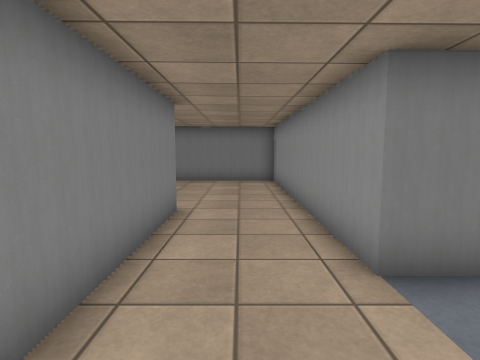
View 1 (above)

20 first-person views from a walk through a 3-D level made in the Unity game engine. The camera is 1.3 m above the floor, tilts 6° down and sees 80° across. The floor is counted in squares, 0.9 m on a side. Each view is taken from the middle of a square. On the plan, view 1 faces up. The plan holds only what a view shows up to about 14 squares ahead; the rest is blank. The place goes on beyond the plan. The player is left out. Some animated figures are left out. Some surface patterns are stand-ins.

View 2
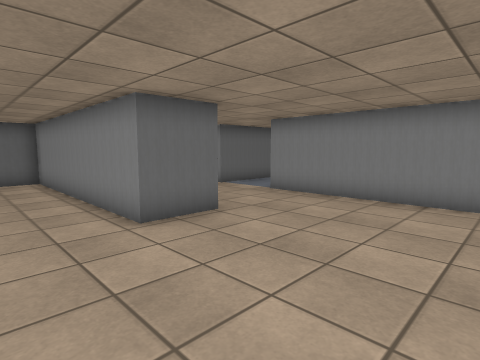

View 3
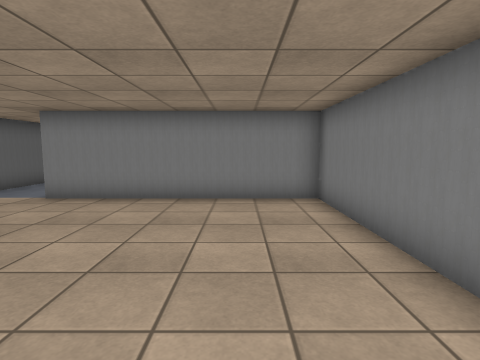

View 4
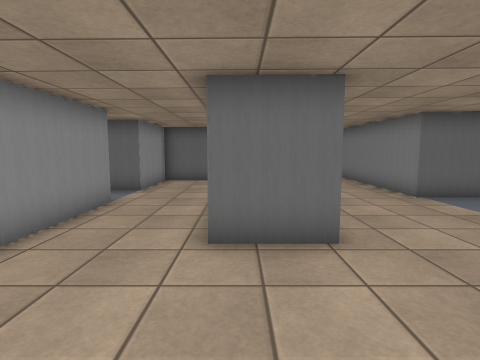

View 5
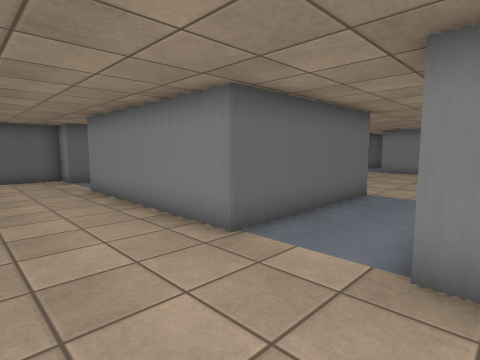

View 6
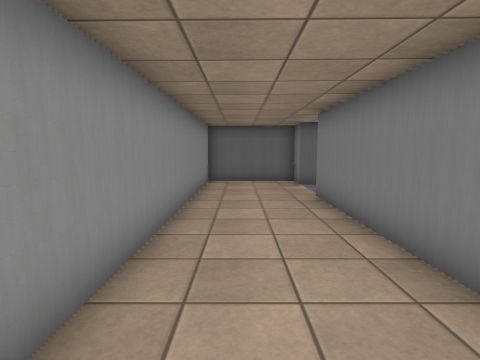

View 7
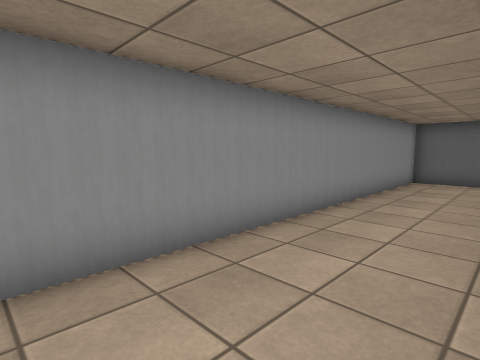

View 8
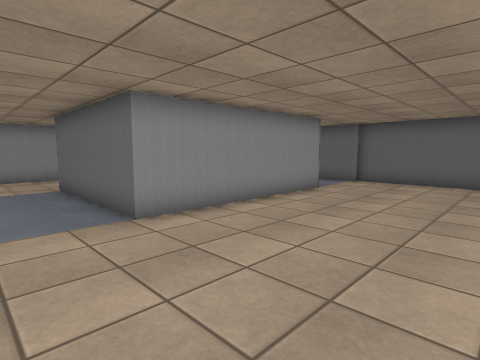

View 9
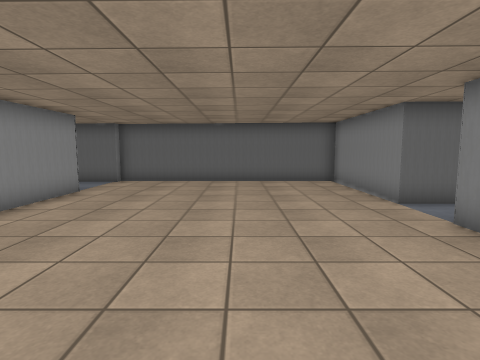

View 10
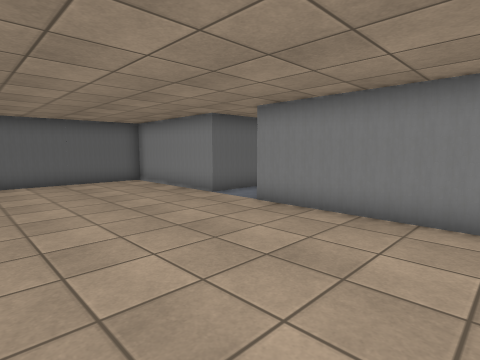

View 11
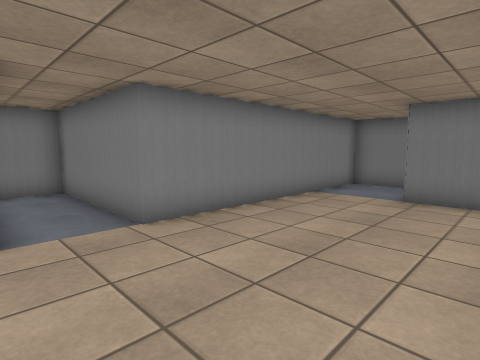

View 12
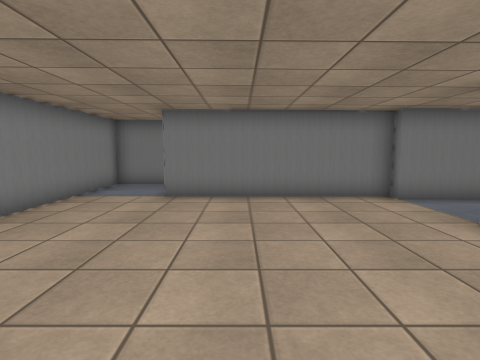

View 13
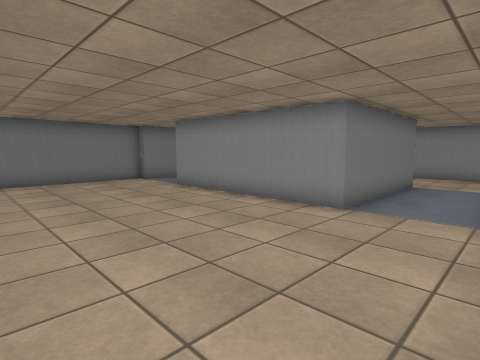

View 14
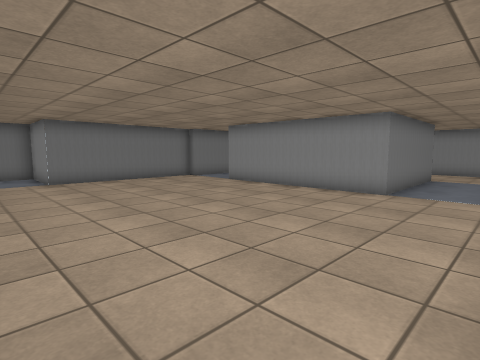

View 15
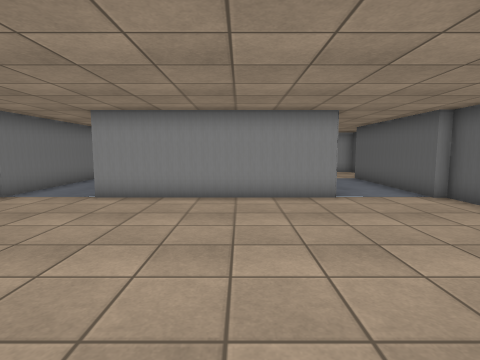

View 16
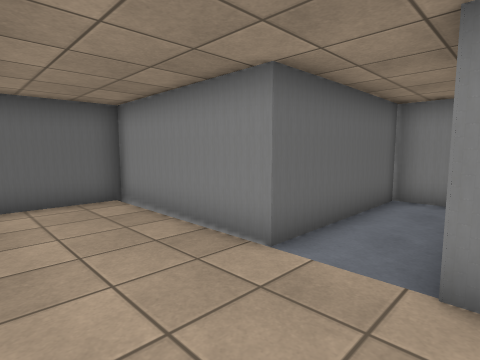

View 17
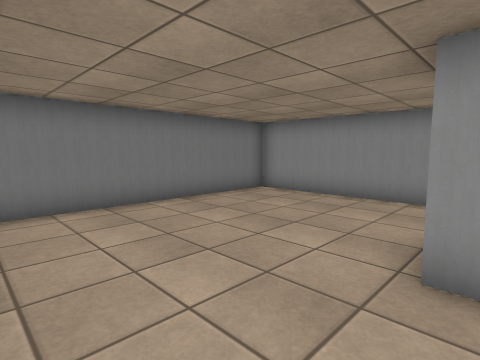

View 18
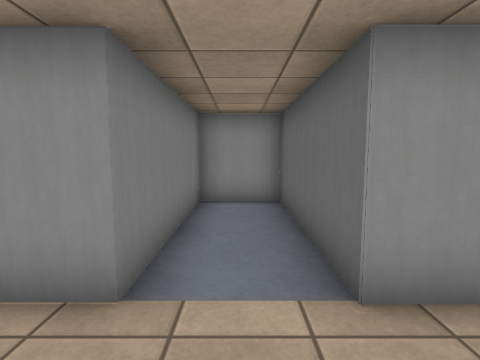

View 19
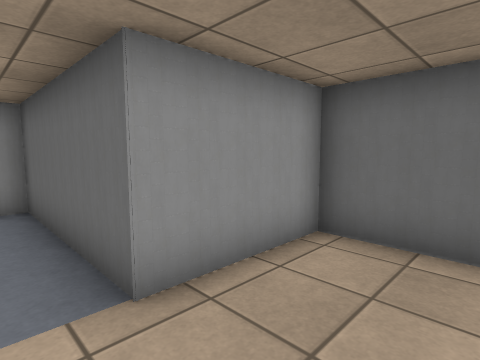

View 20
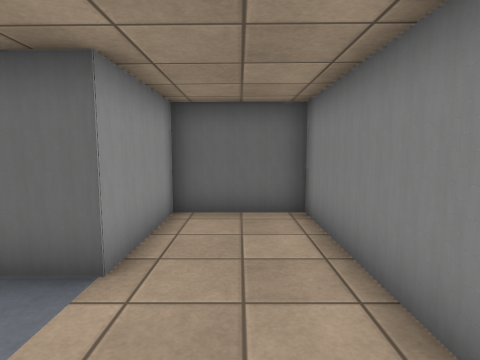

### Floor plan
Ten units are one square. View 1 is at (0, 0); x grows to the right and y downward. Boxes are objects, and circles mark ways between rooms. Rooms are numbered by the first view taken in them; rooms with no view inside come last. Other rooms are left out.
<svg viewBox="-294 -138 370 235">
<path fill="none" stroke="#000" d="M-35 -62 -35 -67 -15 -67 -15 25 16 25 16 -9 71 -9 71 -32 16 -32 16 -133 -74 -133 -74 -51M-79 -52 -134 -52M-134 -24 -74 -24 -74 49 -134 49M-134 79 -74 79 -74 92 -35 92 -35 -48M-134 49 -134 -24M-134 -52 -134 -58 -203 -58 -203 -90 -232 -90 -232 5 -288 5 -289 25 -232 25 -232 84M-235 83 -134 83 -134 79"/>
<circle cx="-130" cy="-35" r="3" fill="#2a7"/>
<circle cx="-130" cy="65" r="3" fill="#2a7"/>
<text x="-40" y="-30">1</text>
<text x="-190" y="10">2</text>
</svg>
Room 1 opens to room 2.

Where each view was taken, in squares from view 1:
view 1: 0 up, 0 right, facing up
view 2: 12 up, 1 right, facing down-left
view 3: 11 up, 1 right, facing left
view 4: 11 up, 2 left, facing down
view 5: 6 up, 4 left, facing down-left
view 6: 4 up, 5 left, facing down
view 7: 5 up, 7 left, facing down-right
view 8: 5 up, 19 left, facing down-right
view 9: 5 up, 19 left, facing down
view 10: 5 up, 17 left, facing down-left
view 11: 3 down, 18 left, facing up-left
view 12: 3 down, 18 left, facing up
view 13: 8 down, 20 left, facing up-right
view 14: 8 down, 23 left, facing up-right
view 15: 2 down, 22 left, facing right
view 16: 0 up, 20 left, facing down-left
view 17: 6 up, 7 left, facing up-right
view 18: 2 up, 1 left, facing right
view 19: 2 up, 1 left, facing down-right
view 20: 4 up, 0 right, facing down
